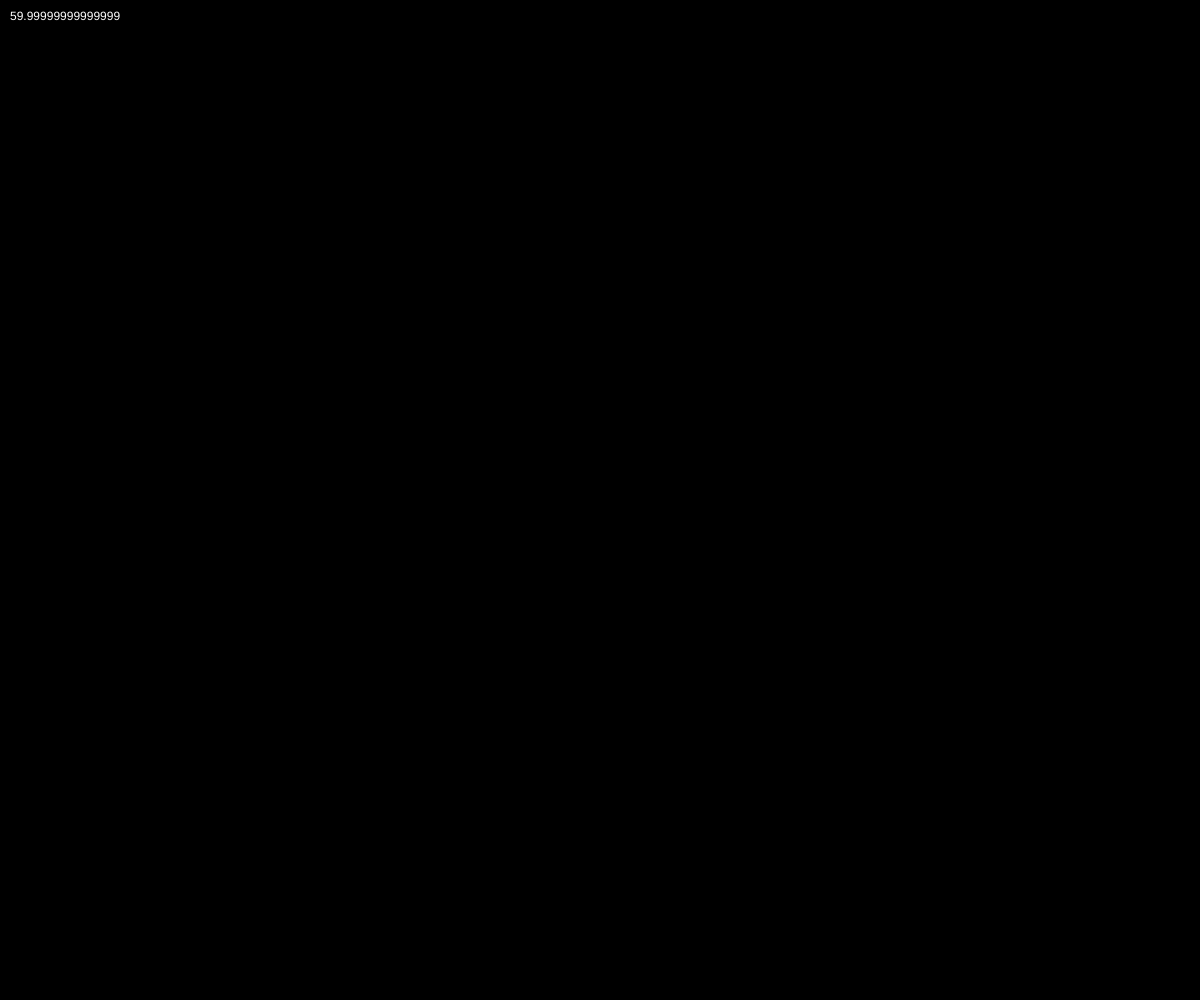
Frame 1 (no input)
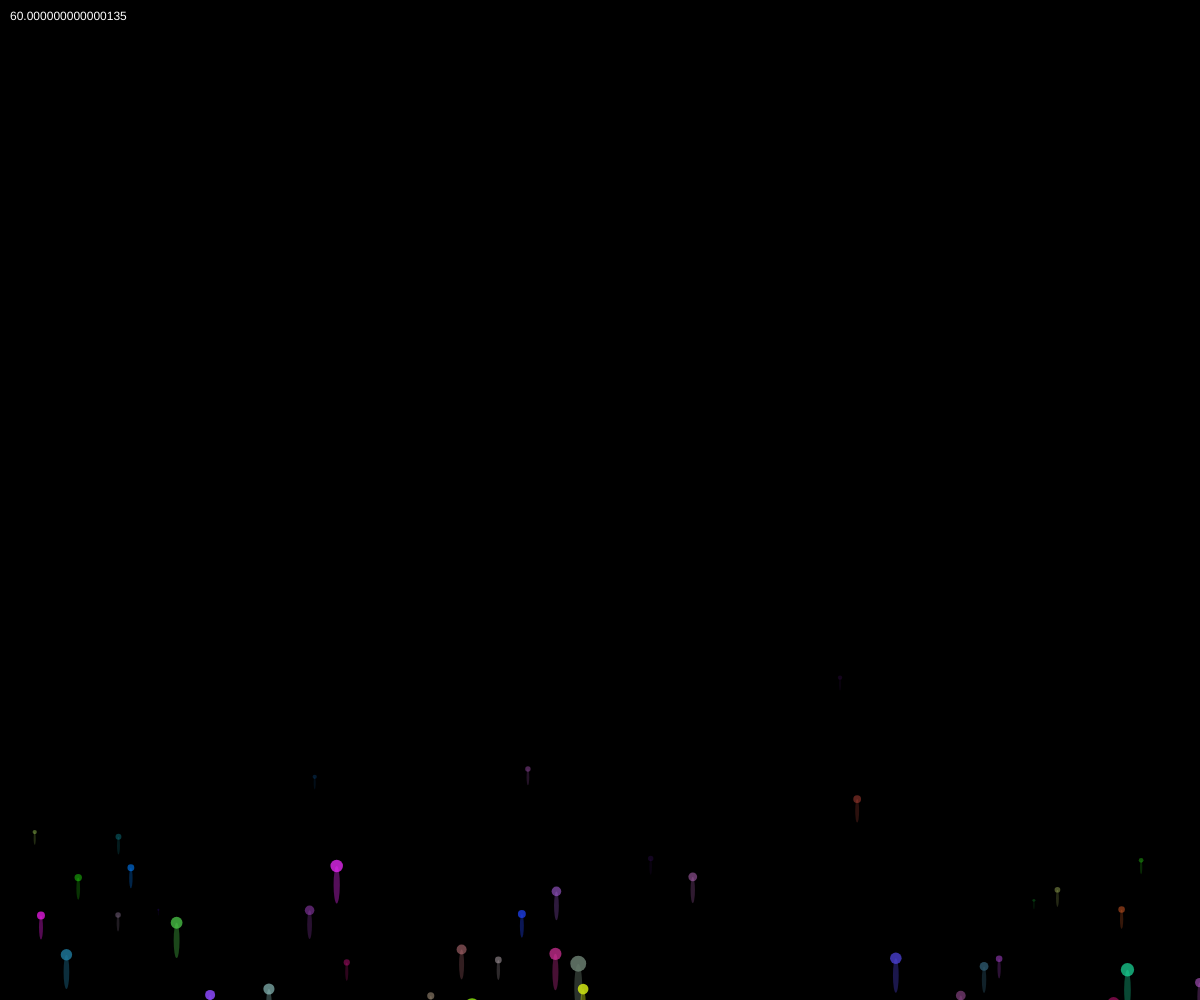
Frame 60 (no input)
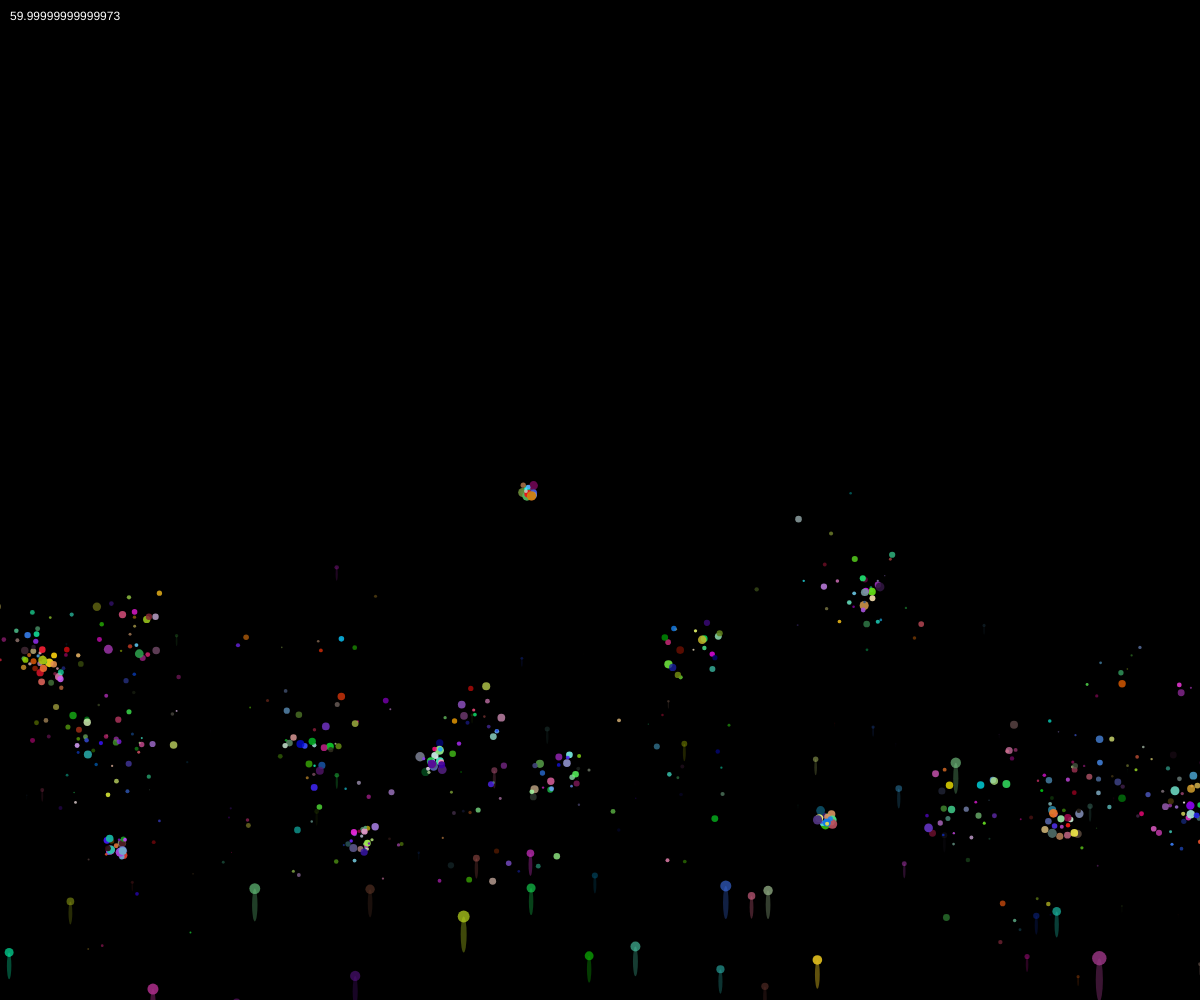
Frame 120 (the mouse pressed at the canvas centre since frame 60)

The p5.js sketch that drew these frames (run headless with seeded random() and noise() and a simulated clock; from frame 60 on, the mouse is pressed at the canvas centre):

// p5.js sketch
// ── sketch.js
let fireworks = [];
let explosions = [];

function setup() {
  createCanvas(windowWidth, windowHeight);
  background(0);
}


function draw() {
  background(0);

  // generate 1 ball per frame
  fireworks.push( new Firework(random(width), random(height, height + 200)) );

  // update and display the fireworks
  for (let i=0; i<fireworks.length; i++) {
    let f = fireworks[i];
    f.move();
    f.updateLifespan();
    f.display();
  }

  // remove fireworks which are done!
  for (let i = fireworks.length-1; i >= 0; i--) {
    if (fireworks[i].isDone) {
      fireworks[i].explode();
      fireworks.splice(i, 1);
    }
  }

  // update and display the explosions
  for (let i=0; i<explosions.length; i++) {
    let e = explosions[i];
    e.move();
    e.updateLifespan();
    e.display();
  }

  // remove explosions which are done!
  for (let i = explosions.length-1; i >= 0; i--) {
    if (explosions[i].isDone) {
      explosions.splice(i, 1);
    }
  }

  // limit the number of particles
  while (fireworks.length > 500) {
    fireworks[0].explode();
  }

  // limit the number of explosions
  while (explosions.length > 1700){
    explosions.splice(0,1);
  }

  // Test the frameRate
  fill(255);
  text( frameRate(), 10, 20 );
}

function mouseClicked() {
  fireworks.push( new Firework(mouseX, mouseY) );
}



// Firework class
class Firework {
  constructor(x, y) {
    // properties
    this.x = x;
    this.y = y;
    this.size = random(10, 20);
    this.xSpd = 0; //random(-1, 1);
    this.ySpd = random(3, 6);
    this.r = random(255);
    this.g = random(255);
    this.b = random(255);
    // Lifespan of the firework
    this.lifespan = 1.0; // 100%
    this.lifeReduction = random(0.008, 0.015);
    this.isDone = false;
  }
  // methods

  updateLifespan() {
    this.lifespan -= this.lifeReduction;
    if (this.lifespan <= 0.0) {
      this.isDone = true;
    }
  }

  move() {
    this.x -= this.xSpd;
    this.y -= this.ySpd;
  }

  display() {
    noStroke();
    fill(this.r, this.g, this.b, 255 * this.lifespan);
    ellipse(this.x, this.y, this.size * this.lifespan, this.size * this.lifespan);
    fill(this.r, this.g, this.b, 120 * this.lifespan);
    ellipse(this.x, this.y + (this.size * this.lifespan)*1.5, this.size * this.lifespan * 0.5, this.size * this.lifespan * 3);

    // fill(255);
    // text( int(this.lifespan * 100), this.x+10, this.y);
  }

  explode(){
    for (let i = 0; i < 20; i++){
      explosions.push( new Explosion(this.x, this.y) );
    }
  }
}

// Explosion class
class Explosion {
  constructor(x, y){
    this.x = x;
    this.y = y;
    this.size = random(5, 20);
    this.xSpd = random(-2, 2);
    this.ySpd = random(-2, 2);
    this.r = random(0,255);
    this.g = random(0,255);
    this.b = random(0,255);
    this.lifespan = 0.5; // 50%
    this.lifeReduction = random(0.002, 0.008);
    this.isDone = false;
  }

  move() {
    this.x -= this.xSpd;
    this.y -= this.ySpd;
  }

  display(){
    noStroke();
    fill(this.r, this.g, this.b, 500 * this.lifespan);
    ellipse(this.x, this.y, this.size * this.lifespan, this.size * this.lifespan);

    // fill(255);
    // text( int(this.lifespan * 100), this.x+10, this.y);
  }

  updateLifespan() {
    this.lifespan -= this.lifeReduction;
    if (this.lifespan <= 0.0) {
      this.isDone = true;
    }
  }
}
